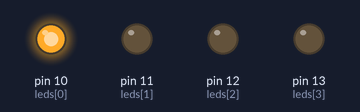
The sketch below on a simulated Arduino Uno, built with avr-gcc and run on an emulated ATmega328P. Parts: output pins drawn as LEDs (lit = HIGH).

Above: at 0.5 s.
At 2.5 s:
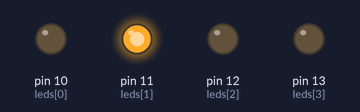
At 4.5 s:
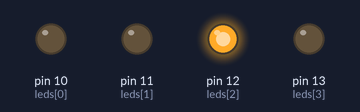
At 6.5 s:
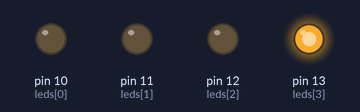
At 9.5 s:
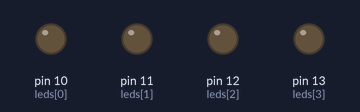
Timing chart, 0 to 10.4 s (numbered marks = the images above):
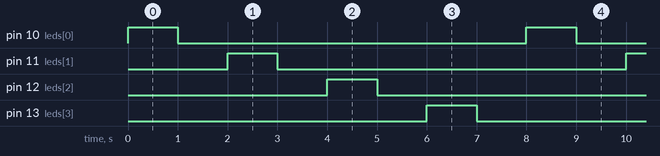

The sketch:

for.ino
```cpp
int leds[]={10,11,12,13};


void setup() {
  for(int a=0; a<4; a++)
   pinMode(leds[a], OUTPUT);
}


void loop() {
  for(int b=0; b<4; b++){
    digitalWrite(leds[b], 1);
    delay(1000);
    digitalWrite(leds[b], 0);
    delay(1000);
  }
}
```

Measured:
- by itself, pin 10 (leds[0]), pin 11 (leds[1]), pin 12 (leds[2]), pin 13 (leds[3]): alternates HIGH for 1.0 s and LOW for 7.0 s
- by itself, everything shown: repeats every 8.0 s, in 8 steps
